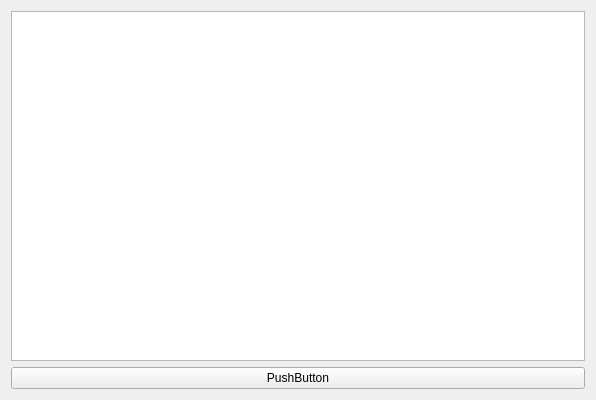
<?xml version="1.0" encoding="UTF-8"?>
<ui version="4.0">
 <class>QtTableClass</class>
 <widget class="QWidget" name="QtTableClass">
  <property name="geometry">
   <rect>
    <x>0</x>
    <y>0</y>
    <width>596</width>
    <height>400</height>
   </rect>
  </property>
  <property name="windowTitle">
   <string>QtTable</string>
  </property>
  <layout class="QVBoxLayout" name="verticalLayout">
   <item>
    <widget class="QTableWidget" name="tableWidget"/>
   </item>
   <item>
    <widget class="QPushButton" name="pushButton">
     <property name="text">
      <string>PushButton</string>
     </property>
    </widget>
   </item>
  </layout>
 </widget>
 <layoutdefault spacing="6" margin="11"/>
 <resources>
  <include location="QtTable.qrc"/>
 </resources>
 <connections/>
</ui>
